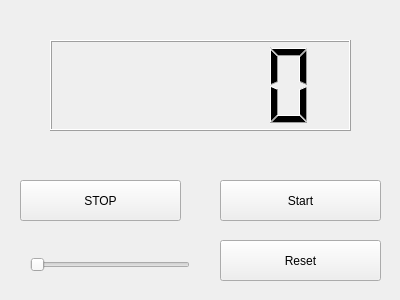
<?xml version="1.0" encoding="UTF-8"?>
<ui version="4.0">
 <class>Counter</class>
 <widget class="QWidget" name="Counter">
  <property name="geometry">
   <rect>
    <x>0</x>
    <y>0</y>
    <width>400</width>
    <height>300</height>
   </rect>
  </property>
  <property name="windowTitle">
   <string>Counter</string>
  </property>
  <widget class="QPushButton" name="button">
   <property name="geometry">
    <rect>
     <x>20</x>
     <y>180</y>
     <width>161</width>
     <height>41</height>
    </rect>
   </property>
   <property name="text">
    <string>STOP</string>
   </property>
  </widget>
  <widget class="QLCDNumber" name="lcdNumber">
   <property name="geometry">
    <rect>
     <x>50</x>
     <y>40</y>
     <width>301</width>
     <height>91</height>
    </rect>
   </property>
  </widget>
  <widget class="QPushButton" name="button_2">
   <property name="geometry">
    <rect>
     <x>220</x>
     <y>180</y>
     <width>161</width>
     <height>41</height>
    </rect>
   </property>
   <property name="text">
    <string>Start</string>
   </property>
  </widget>
  <widget class="QSlider" name="Slider">
   <property name="geometry">
    <rect>
     <x>30</x>
     <y>250</y>
     <width>160</width>
     <height>29</height>
    </rect>
   </property>
   <property name="orientation">
    <enum>Qt::Horizontal</enum>
   </property>
  </widget>
  <widget class="QPushButton" name="button_3">
   <property name="geometry">
    <rect>
     <x>220</x>
     <y>240</y>
     <width>161</width>
     <height>41</height>
    </rect>
   </property>
   <property name="text">
    <string>Reset</string>
   </property>
  </widget>
 </widget>
 <resources/>
 <connections/>
</ui>
